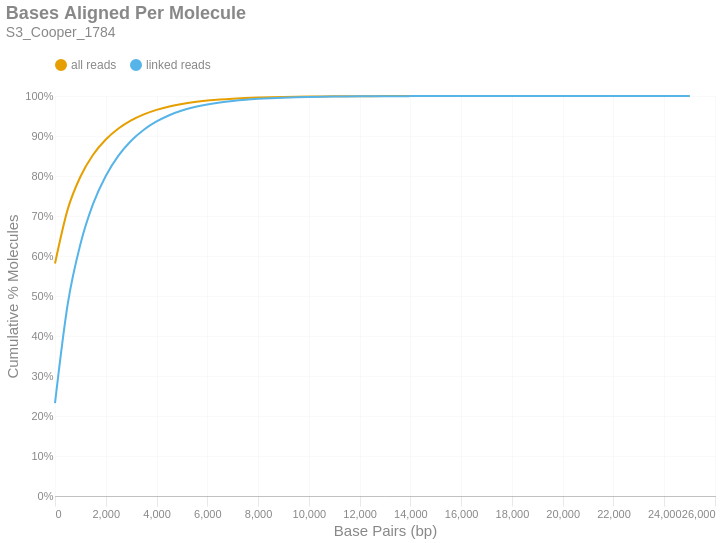

The code cell stored with this chart in its notebook:
### Markdown cell above
### Bases Aligned Per Molecule
This is a cumulative frequency distribution showing the number of base pairs aligned per unique molecule. These data are shown in 500 bp bins. There are two distributions: one with `all reads` (yellow) and another with only `linked reads` (blue). The percent of molecules in the `linked reads` distribution is relative to the total number of linked molecules.

### Code cell
if SKIPLR:
    print_html(f"Skipped")
else:
    binned_df = consolidated_hist(valids['aligned_bp'], mask, 500, True)
    with SafeRender(binned_df):
        (
            density_plot(binned_df, 'Bases Aligned Per Molecule', samplename, 'basesper')
            .encode(
                x=alt.X('bin:Q', title="Base Pairs (bp)").axis(tickMinStep=500).scale(padding=0),
                y=alt.Y('value:Q', title='Cumulative % Molecules')
                    .axis(format='%')
                    .scale(domain = [0,1])
                    .stack(False),
                color=alt.Color("key:N").scale(domain = ["all reads", "linked reads"]),
                tooltip = [
                    alt.Tooltip("key:N", title = "Data Type"),
                    alt.Tooltip("range_label:N", title="Bases Aligned Per Molecule"),
                    alt.Tooltip("value:Q", format = ".2%", title="% Molecules (Cum.)")
                ]
            )
        ).display()

### Figure 1 — Vega-Lite specification as saved in the notebook (floating-point values rounded to 4 significant figures)
{"width": "container", "height": 400, "config": {"title": {"anchor": "start", "dy": -15, "fontSize": 18, "color": "#888888", "subtitleColor": "#888888", "subtitleFontSize": 14}, "arc": {"fill": "#0072B2"}, "axis": {"domainColor": "#888888", "domainWidth": 0.5, "gridWidth": 0.2, "grid": false, "titleFontWeight": 400, "titleFontSize": 15, "labelFontSize": 11, "labelColor": "#888888", "tickColor": "#888888", "tickWidth": 0.2, "titleColor": "#888888"}, "axisBand": {"grid": false}, "axisX": {"grid": true, "tickSize": 10, "domainCap": "round"}, "axisY": {"domain": false, "grid": true, "tickSize": 0, "domainCap": "round"}, "background": "transparent", "header": {"labelFontSize": 15, "labelColor": "#888888", "titleFontSize": 15, "titleFontWeight": 600, "titleColor": "#888888"}, "legend": {"labelFont": "sans-serif", "labelFontSize": 12, "labelColor": "#888888", "symbolSize": 100, "symbolType": "circle", "titleFontSize": 12, "titlePadding": 10, "titleColor": "#888888", "title": null, "orient": "top"}, "range": {"category": ["#E69F00", "#56B4E9", "#009E73", "#F0E442", "#0072B2", "#D55E00", "#CC79A7", "#000000"], "diverging": ["#cfe8f3", "#a2d4ec", "#73bfe2", "#46abdb", "#1696d2", "#12719e"]}, "area": {"fill": "#0072B2", "fillOpacity": 0.7, "line": true, "strokeOpacity": 0.7}, "line": {"color": "#0072B2", "stroke": "#0072B2", "strokeWidth": 2}, "trail": {"color": "#0072B2", "stroke": "#0072B2", "strokeWidth": 0, "size": 1}, "point": {"filled": true, "fillOpacity": 1.0, "size": 95}, "text": {"color": "#888888", "fontSize": 11, "align": "right", "fontWeight": 400, "size": 11}, "bar": {"fill": "#0072B2", "stroke": null}, "view": {"stroke": null, "continuousWidth": 660, "continuousHeight": 400}}, "data": {"name": "data-1164a82acb1586ed5be9f73aafe3bf40"}, "mark": {"type": "line", "interpolate": "monotone", "point": {"opacity": 0, "size": 275}}, "encoding": {"color": {"field": "key", "scale": {"domain": ["all reads", "linked reads"]}, "type": "nominal"}, "tooltip": [{"field": "key", "title": "Data Type", "type": "nominal"}, {"field": "range_label", "title": "Bases Aligned Per Molecule", "type": "nominal"}, {"field": "value", "format": ".2%", "title": "% Molecules (Cum.)", "type": "quantitative"}], "x": {"axis": {"tickMinStep": 500}, "field": "bin", "scale": {"padding": 0}, "title": "Base Pairs (bp)", "type": "quantitative"}, "y": {"axis": {"format": "%"}, "field": "value", "scale": {"domain": [0, 1]}, "stack": false, "title": "Cumulative % Molecules", "type": "quantitative"}}, "params": [{"name": "param_c36ac31b6afebe62", "select": {"type": "point", "fields": ["key"]}, "bind": "legend"}], "title": {"text": "Bases Aligned Per Molecule", "subtitle": "S3_Cooper_1784"}, "transform": [{"fold": ["all reads (cumsum)", "linked reads (cumsum)"]}, {"calculate": "replace(datum.key, ' (cumsum)', '')", "as": "key"}, {"filter": {"param": "param_c36ac31b6afebe62"}}], "usermeta": {"embedOptions": {"downloadFileName": "S3_Cooper_1784.basesper"}}, "$schema": "https://vega.github.io/schema/vega-lite/v6.1.0.json", "datasets": {"data-1164a82acb1586ed5be9f73aafe3bf40": [{"bin": "0.0", "interval": "0.0-500.0", "all reads": 0.5811, "linked reads": 0.2321, "all reads (cumsum)": 0.5811, "linked reads (cumsum)": 0.2321, "range_label": "0-499"}, {"bin": "500.0", "interval": "500.0-1000.0", "all reads": 0.1354, "linked reads": 0.2473, "all reads (cumsum)": 0.7165, "linked reads (cumsum)": 0.4794, "range_label": "500-999"}, {"bin": "1000.0", "interval": "1000.0-1500.0", "all reads": 0.08167, "linked reads": 0.15, "all reads (cumsum)": 0.7982, "linked reads (cumsum)": 0.6294, "range_label": "1000-1499"}, {"bin": "1500.0", "interval": "1500.0-2000.0", "all reads": 0.05483, "linked reads": 0.1007, "all reads (cumsum)": 0.853, "linked reads (cumsum)": 0.7301, "range_label": "1500-1999"}, {"bin": "2000.0", "interval": "2000.0-2500.0", "all reads": 0.03813, "linked reads": 0.07003, "all reads (cumsum)": 0.8911, "linked reads (cumsum)": 0.8001, "range_label": "2000-2499"}, {"bin": "2500.0", "interval": "2500.0-3000.0", "all reads": 0.02761, "linked reads": 0.05071, "all reads (cumsum)": 0.9188, "linked reads (cumsum)": 0.8508, "range_label": "2500-2999"}, {"bin": "3000.0", "interval": "3000.0-3500.0", "all reads": 0.02029, "linked reads": 0.03726, "all reads (cumsum)": 0.9391, "linked reads (cumsum)": 0.8881, "range_label": "3000-3499"}, {"bin": "3500.0", "interval": "3500.0-4000.0", "all reads": 0.01504, "linked reads": 0.02762, "all reads (cumsum)": 0.9541, "linked reads (cumsum)": 0.9157, "range_label": "3500-3999"}, {"bin": "4000.0", "interval": "4000.0-4500.0", "all reads": 0.01121, "linked reads": 0.02059, "all reads (cumsum)": 0.9653, "linked reads (cumsum)": 0.9363, "range_label": "4000-4499"}, {"bin": "4500.0", "interval": "4500.0-5000.0", "all reads": 0.008533, "linked reads": 0.01567, "all reads (cumsum)": 0.9738, "linked reads (cumsum)": 0.9519, "range_label": "4500-4999"}, {"bin": "5000.0", "interval": "5000.0-5500.0", "all reads": 0.00633, "linked reads": 0.01163, "all reads (cumsum)": 0.9802, "linked reads (cumsum)": 0.9636, "range_label": "5000-5499"}, {"bin": "5500.0", "interval": "5500.0-6000.0", "all reads": 0.004743, "linked reads": 0.008711, "all reads (cumsum)": 0.9849, "linked reads (cumsum)": 0.9723, "range_label": "5500-5999"}, {"bin": "6000.0", "interval": "6000.0-6500.0", "all reads": 0.003624, "linked reads": 0.006655, "all reads (cumsum)": 0.9885, "linked reads (cumsum)": 0.9789, "range_label": "6000-6499"}, {"bin": "6500.0", "interval": "6500.0-7000.0", "all reads": 0.002748, "linked reads": 0.005047, "all reads (cumsum)": 0.9913, "linked reads (cumsum)": 0.984, "range_label": "6500-6999"}, {"bin": "7000.0", "interval": "7000.0-7500.0", "all reads": 0.002049, "linked reads": 0.003763, "all reads (cumsum)": 0.9933, "linked reads (cumsum)": 0.9877, "range_label": "7000-7499"}, {"bin": "7500.0", "interval": "7500.0-8000.0", "all reads": 0.0016, "linked reads": 0.002937, "all reads (cumsum)": 0.9949, "linked reads (cumsum)": 0.9907, "range_label": "7500-7999"}, {"bin": "8000.0", "interval": "8000.0-8500.0", "all reads": 0.001202, "linked reads": 0.002207, "all reads (cumsum)": 0.9961, "linked reads (cumsum)": 0.9929, "range_label": "8000-8499"}, {"bin": "8500.0", "interval": "8500.0-9000.0", "all reads": 0.0008885, "linked reads": 0.001632, "all reads (cumsum)": 0.997, "linked reads (cumsum)": 0.9945, "range_label": "8500-8999"}, {"bin": "9000.0", "interval": "9000.0-9500.0", "all reads": 0.0007249, "linked reads": 0.001331, "all reads (cumsum)": 0.9977, "linked reads (cumsum)": 0.9959, "range_label": "9000-9499"}, {"bin": "9500.0", "interval": "9500.0-10000.0", "all reads": 0.0005152, "linked reads": 0.0009462, "all reads (cumsum)": 0.9983, "linked reads (cumsum)": 0.9968, "range_label": "9500-9999"}, {"bin": "10000.0", "interval": "10000.0-10500.0", "all reads": 0.0004101, "linked reads": 0.0007531, "all reads (cumsum)": 0.9987, "linked reads (cumsum)": 0.9976, "range_label": "10000-10499"}, {"bin": "10500.0", "interval": "10500.0-11000.0", "all reads": 0.0003154, "linked reads": 0.0005793, "all reads (cumsum)": 0.999, "linked reads (cumsum)": 0.9981, "range_label": "10500-10999"}, {"bin": "11000.0", "interval": "11000.0-11500.0", "all reads": 0.0002363, "linked reads": 0.000434, "all reads (cumsum)": 0.9992, "linked reads (cumsum)": 0.9986, "range_label": "11000-11499"}, {"bin": "11500.0", "interval": "11500.0-12000.0", "all reads": 0.0001876, "linked reads": 0.0003446, "all reads (cumsum)": 0.9994, "linked reads (cumsum)": 0.9989, "range_label": "11500-11999"}, {"bin": "12000.0", "interval": "12000.0-12500.0", "all reads": 0.0001302, "linked reads": 0.000239, "all reads (cumsum)": 0.9995, "linked reads (cumsum)": 0.9992, "range_label": "12000-12499"}, {"bin": "12500.0", "interval": "12500.0-13000.0", "all reads": 0.0001024, "linked reads": 0.0001881, "all reads (cumsum)": 0.9996, "linked reads (cumsum)": 0.9993, "range_label": "12500-12999"}, {"bin": "13000.0", "interval": "13000.0-13500.0", "all reads": 8.317e-05, "linked reads": 0.0001527, "all reads (cumsum)": 0.9997, "linked reads (cumsum)": 0.9995, "range_label": "13000-13499"}, {"bin": "13500.0", "interval": "13500.0-14000.0", "all reads": 5.95e-05, "linked reads": 0.0001093, "all reads (cumsum)": 0.9998, "linked reads (cumsum)": 0.9996, "range_label": "13500-13999"}, {"bin": "14000.0", "interval": "14000.0-14500.0", "all reads": 4.835e-05, "linked reads": 8.879e-05, "all reads (cumsum)": 0.9998, "linked reads (cumsum)": 0.9997, "range_label": "14000-14499"}, {"bin": "14500.0", "interval": "14500.0-15000.0", "all reads": 3.482e-05, "linked reads": 6.395e-05, "all reads (cumsum)": 0.9999, "linked reads (cumsum)": 0.9998, "range_label": "14500-14999"}, {"bin": "15000.0", "interval": "15000.0-15500.0", "all reads": 3.144e-05, "linked reads": 5.774e-05, "all reads (cumsum)": 0.9999, "linked reads (cumsum)": 0.9998, "range_label": "15000-15499"}, {"bin": "15500.0", "interval": "15500.0-16000.0", "all reads": 2.231e-05, "linked reads": 4.098e-05, "all reads (cumsum)": 0.9999, "linked reads (cumsum)": 0.9999, "range_label": "15500-15999"}, {"bin": "16000.0", "interval": "16000.0-16500.0", "all reads": 2.231e-05, "linked reads": 4.098e-05, "all reads (cumsum)": 0.9999, "linked reads (cumsum)": 0.9999, "range_label": "16000-16499"}, {"bin": "16500.0", "interval": "16500.0-17000.0", "all reads": 1.488e-05, "linked reads": 2.732e-05, "all reads (cumsum)": 1.0, "linked reads (cumsum)": 0.9999, "range_label": "16500-16999"}, {"bin": "17000.0", "interval": "17000.0-17500.0", "all reads": 9.805e-06, "linked reads": 1.801e-05, "all reads (cumsum)": 1.0, "linked reads (cumsum)": 0.9999, "range_label": "17000-17499"}, {"bin": "17500.0", "interval": "17500.0-18000.0", "all reads": 5.748e-06, "linked reads": 1.056e-05, "all reads (cumsum)": 1.0, "linked reads (cumsum)": 0.9999, "range_label": "17500-17999"}, {"bin": "18000.0", "interval": "18000.0-18500.0", "all reads": 6.762e-06, "linked reads": 1.242e-05, "all reads (cumsum)": 1.0, "linked reads (cumsum)": 1.0, "range_label": "18000-18499"}, {"bin": "18500.0", "interval": "18500.0-19000.0", "all reads": 6.424e-06, "linked reads": 1.18e-05, "all reads (cumsum)": 1.0, "linked reads (cumsum)": 1.0, "range_label": "18500-18999"}, {"bin": "19000.0", "interval": "19000.0-19500.0", "all reads": 3.043e-06, "linked reads": 5.588e-06, "all reads (cumsum)": 1.0, "linked reads (cumsum)": 1.0, "range_label": "19000-19499"}, {"bin": "19500.0", "interval": "19500.0-20000.0", "all reads": 2.367e-06, "linked reads": 4.346e-06, "all reads (cumsum)": 1.0, "linked reads (cumsum)": 1.0, "range_label": "19500-19999"}, {"bin": "20000.0", "interval": "20000.0-20500.0", "all reads": 2.367e-06, "linked reads": 4.346e-06, "all reads (cumsum)": 1.0, "linked reads (cumsum)": 1.0, "range_label": "20000-20499"}, {"bin": "20500.0", "interval": "20500.0-21000.0", "all reads": 1.352e-06, "linked reads": 2.484e-06, "all reads (cumsum)": 1.0, "linked reads (cumsum)": 1.0, "range_label": "20500-20999"}, {"bin": "21000.0", "interval": "21000.0-21500.0", "all reads": 3.381e-07, "linked reads": 6.209e-07, "all reads (cumsum)": 1.0, "linked reads (cumsum)": 1.0, "range_label": "21000-21499"}, {"bin": "21500.0", "interval": "21500.0-22000.0", "all reads": 1.69e-06, "linked reads": 3.104e-06, "all reads (cumsum)": 1.0, "linked reads (cumsum)": 1.0, "range_label": "21500-21999"}, {"bin": "22000.0", "interval": "22000.0-22500.0", "all reads": 6.762e-07, "linked reads": 1.242e-06, "all reads (cumsum)": 1.0, "linked reads (cumsum)": 1.0, "range_label": "22000-22499"}, {"bin": "22500.0", "interval": "22500.0-23000.0", "all reads": 6.762e-07, "linked reads": 1.242e-06, "all reads (cumsum)": 1.0, "linked reads (cumsum)": 1.0, "range_label": "22500-22999"}, {"bin": "23000.0", "interval": "23000.0-23500.0", "all reads": 0.0, "linked reads": 0.0, "all reads (cumsum)": 1.0, "linked reads (cumsum)": 1.0, "range_label": "23000-23499"}, {"bin": "23500.0", "interval": "23500.0-24000.0", "all reads": 1.352e-06, "linked reads": 2.484e-06, "all reads (cumsum)": 1.0, "linked reads (cumsum)": 1.0, "range_label": "23500-23999"}, {"bin": "24000.0", "interval": "24000.0-24500.0", "all reads": 3.381e-07, "linked reads": 6.209e-07, "all reads (cumsum)": 1.0, "linked reads (cumsum)": 1.0, "range_label": "24000-24499"}, {"bin": "24500.0", "interval": "24500.0-25000.0", "all reads": 0.0, "linked reads": 0.0, "all reads (cumsum)": 1.0, "linked reads (cumsum)": 1.0, "range_label": "24500-24999"}, {"bin": "25000.0", "interval": "25000.0-25500.0", "all reads": 3.381e-07, "linked reads": 6.209e-07, "all reads (cumsum)": 1.0, "linked reads (cumsum)": 1.0, "range_label": "25000-25499"}]}}
